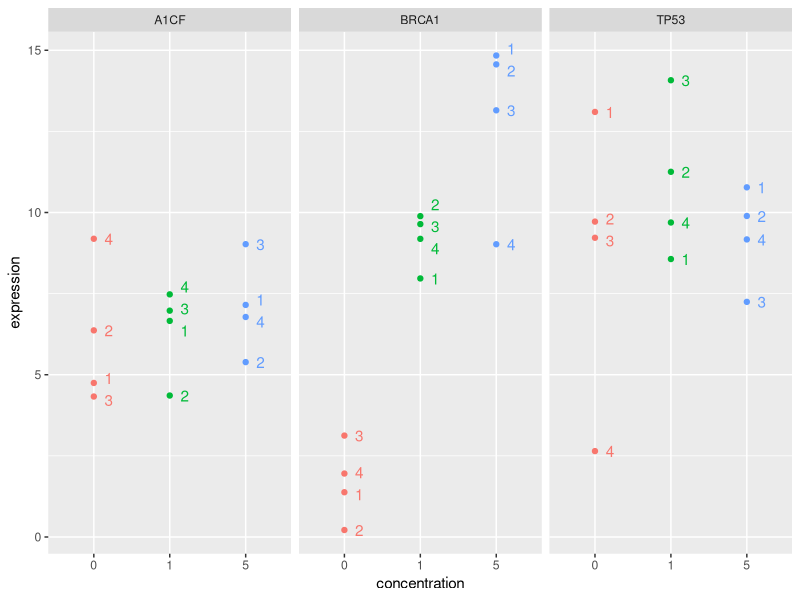
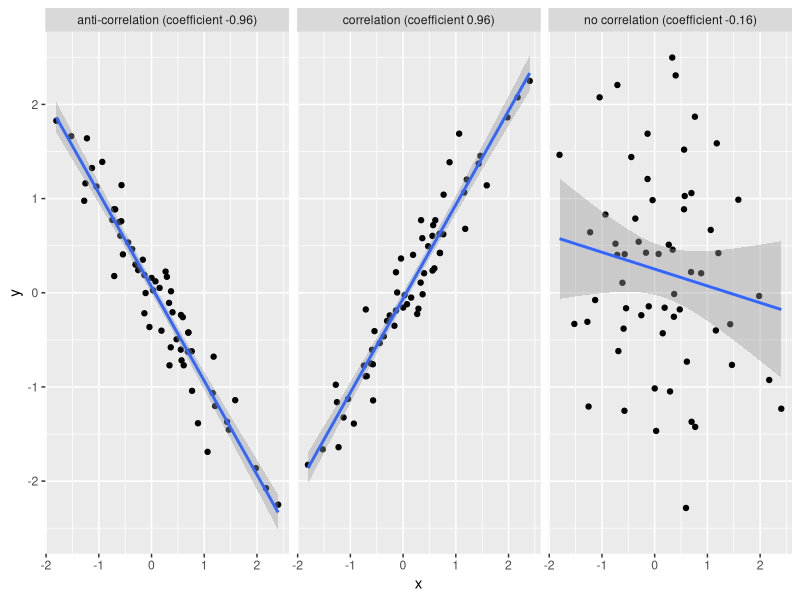
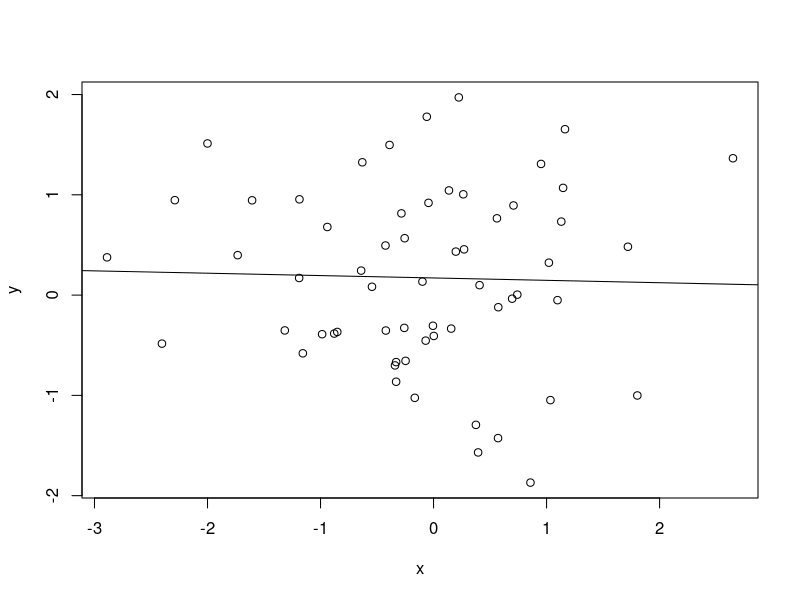
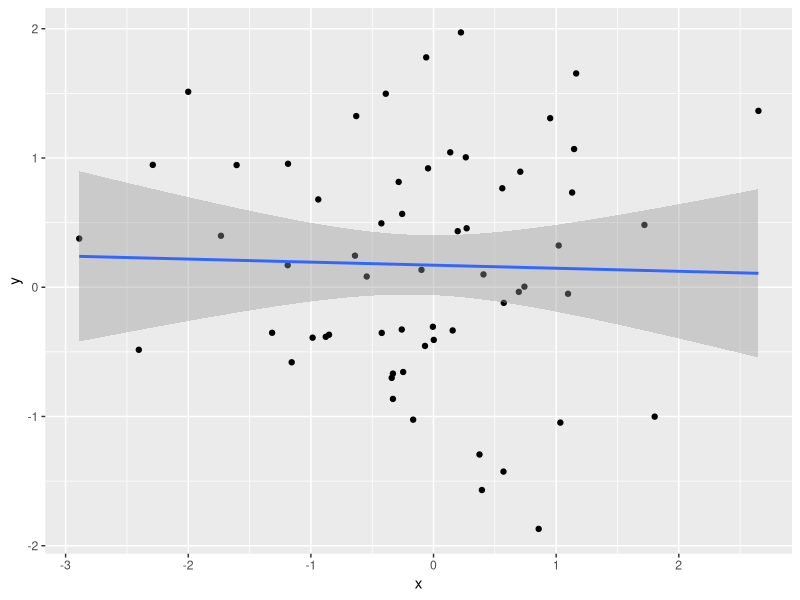

These figures' R source, in order: (Note: this script raises an error after producing the figures.)
## ---- chunk 1
library("ggplot2")
## ---- chunk 2
expd <- ge <- data.frame(sample = paste0("S", 1:12),
                         group = rep(c("CTRL", "DRUG", "DRUG"), each = 4),
                         concentration = factor(rep(c(0, 1, 5), each = 4)),
                         replicate = rep(1:4, 3),
                         stringsAsFactors = FALSE)
set.seed(1)
ge$A1CF <- rnorm(12, 6, 2)
ge$BRCA1 <- c(abs(rnorm(4, 2, 1)), rnorm(4, 8, 2), rnorm(4, 13, 2))
ge$TP53 <-  c(rnorm(4, 10, 5), rnorm(4, 10, 3), rnorm(4, 10, 2))
ge <- tidyr::gather(ge, key = gene, value = expression, A1CF, BRCA1, TP53)

ggplot(ge, aes(x = concentration, y = expression,
               colour = concentration, label = replicate)) +
    geom_point() +
    facet_grid(. ~ gene) +
    theme(legend.position="none") +
    ggrepel::geom_text_repel(nudge_x = 0.2, segment.size = 0.5)
## ---- chunk 3
knitr::kable(expd)
## ---- chunk 4
x <- rnorm(60)
y1  <- x + rnorm(60, 0, 0.3)
y2 <- -y1
y3 <- rnorm(60)
df <- data.frame(x = c(x, x, x),
           y = c(y1, y2, y3),
           type = rep(c(paste0("correlation (coefficient ", round(cor(x, y1), 2), ")"),
                        paste0("anti-correlation (coefficient ", round(cor(x, y2), 2), ")"),
                        paste0("no correlation (coefficient ", round(cor(x, y3), 2), ")")),
                      each = 60))

ggplot(df, aes(x = x, y = y)) +
    geom_point() +
    geom_smooth(method = "lm") +
    facet_grid(. ~ type)
## ---- chunk 5
x <- rnorm(60)
y <- rnorm(60)

## with base graphics
plot(x, y)
abline(lm(y ~ x))
cor(x, y)

## or with ggplot2
ggplot(data.frame(x, y),
       aes(x, y)) +
    geom_point() + geom_smooth(method = "lm")
## ---- chunk 6
## Generated with https://gist.github.com/lgatto/d8eb59effb815996eac789debb51690d
knitr::include_graphics("./figs/spurcor.png")
## ---- chunk 7
set.seed(42)
rs <- replicate(100, cor(rnorm(10), rnorm(10)))
summary(rs)
## Assuming a totally arbitrary value of 0.75, we would get
rs[abs(rs) > .75]

hist(rs)
rug(rs)
abline(v = rs[abs(rs) > .75], col = "red", lty = "dotted")
